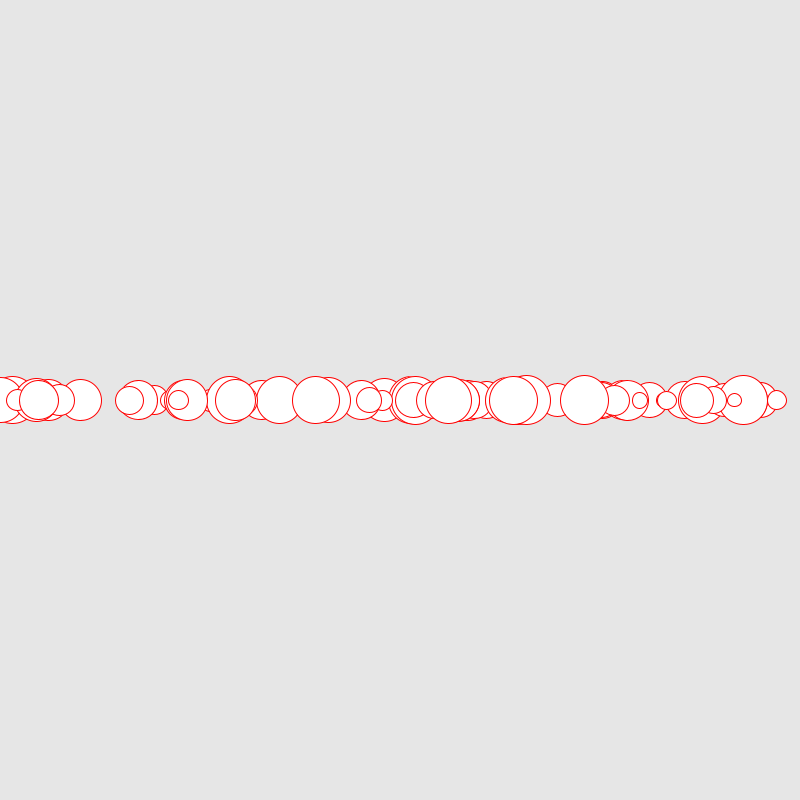
Frame 1 (no input)
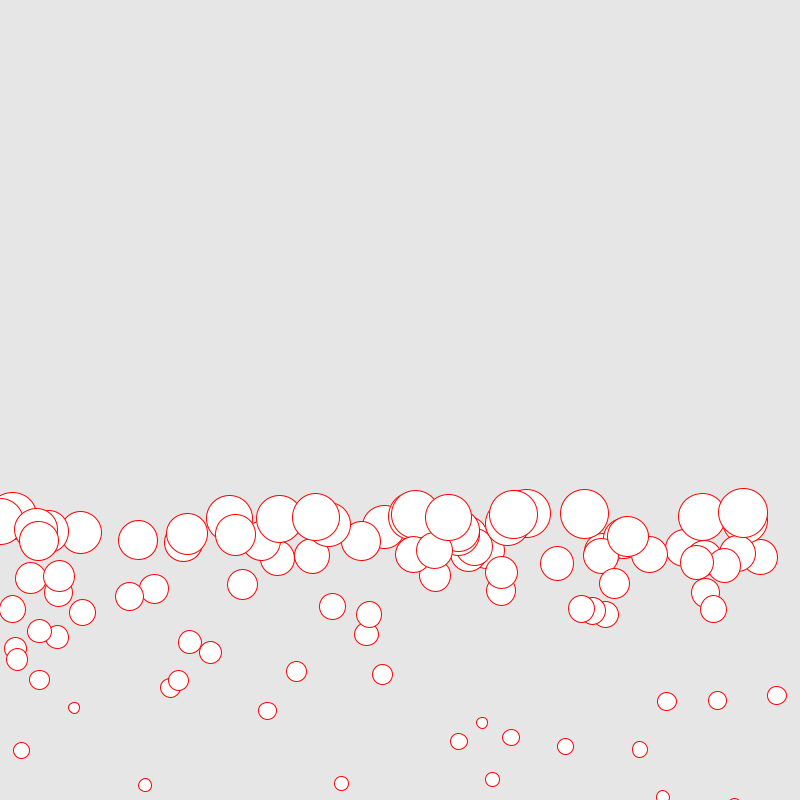
Frame 60 (the mouse pressed at the canvas centre just before this capture)
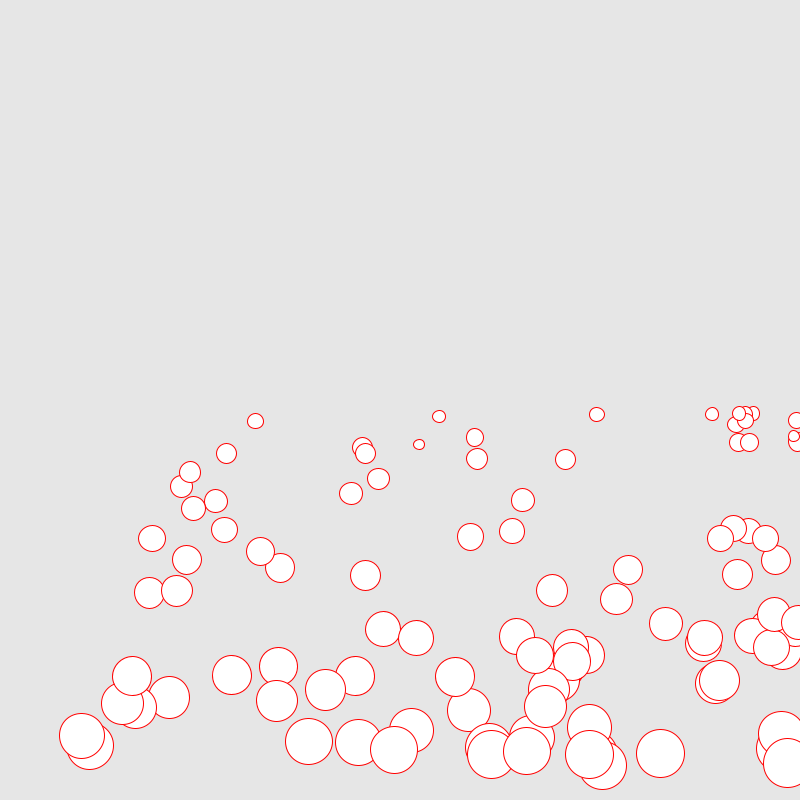
Frame 120 (the mouse held since frame 60 and released just before this capture)

The Processing sketch that drew these frames (run headless with seeded random() and noise(); from frame 60 on, the mouse is pressed at the canvas centre):

// Processing sketch: sketch_04_forces
// ── sketch_04_forces.pde
int total = 100;
ArrayList<Particle> ps= new ArrayList<Particle>();

void setup() {
  size (800, 800);
  for (int i = 0; i < total; i++) {
    ps.add(new Particle());
  }
}

void draw() {
  background(230);
  PVector wind = new PVector(0.2,0);
  PVector gravity = new PVector(0,0.3);
  for (int i = 0; i < ps.size(); i ++) {
    Particle p = ps.get(i);
    if(mousePressed){
      p.applyForce(wind);
    }
    p.applyForce(gravity);
    p.update();
    p.checkEdges();
    //p.collision();
    p.display();
    if (p.dead()) {
      ps.remove(i);
    }
  }

  //ps.add(new Particle());
}

class Particle {
  PVector location;
  PVector velocity;
  PVector acceleration;
  float mass;
  float radius;

  int lifespan = 255;

  Particle() {
    location = new PVector(random(width), height/2);
    acceleration = new PVector(0, 0);
    velocity = new PVector(0, 0);
    radius = random(20, 40);
    mass = random(1,5);
  }

  void applyForce(PVector force) {
    PVector f = PVector.div(force,mass);
    acceleration.add(f);
  }

  void update() {
    velocity.add(acceleration);
    location.add(velocity);
    //lifespan-=2;
    
    acceleration.mult(0);
  }

  void checkEdges() {
    if (location.x>width || location.x<0) {
      velocity.x*=-1;
    }
    if (location.y>width || location.y<0) {
      velocity.y*=-1;
    }
  }

  void display() {
    stroke(255, 0, 0, lifespan);
    fill(255, lifespan);
    ellipse(location.x, location.y, mass*10, mass*10);
  }

  boolean dead() {
    if (lifespan<0) {
      return true;
    } else {
      return false;
    }
  }

  void collision() {
    for (int i = 0; i <ps.size()-1; i++) {
      Particle p1 =(Particle) ps.get(i);
      for (int j = i+1; j<ps.size(); j++) {
        Particle p2 = ps.get(j);
        float dx = p2.location.x - p1.location.x;
        float dy = p2.location.y - p1.location.y;
        float d = sqrt(sq(dx)+sq(dy));
        if (d < p1.radius/2+p2.radius/2) {
          p1.velocity.mult(-1);
          p2.velocity.mult(-1);
        }
      }
    }
  }
}
